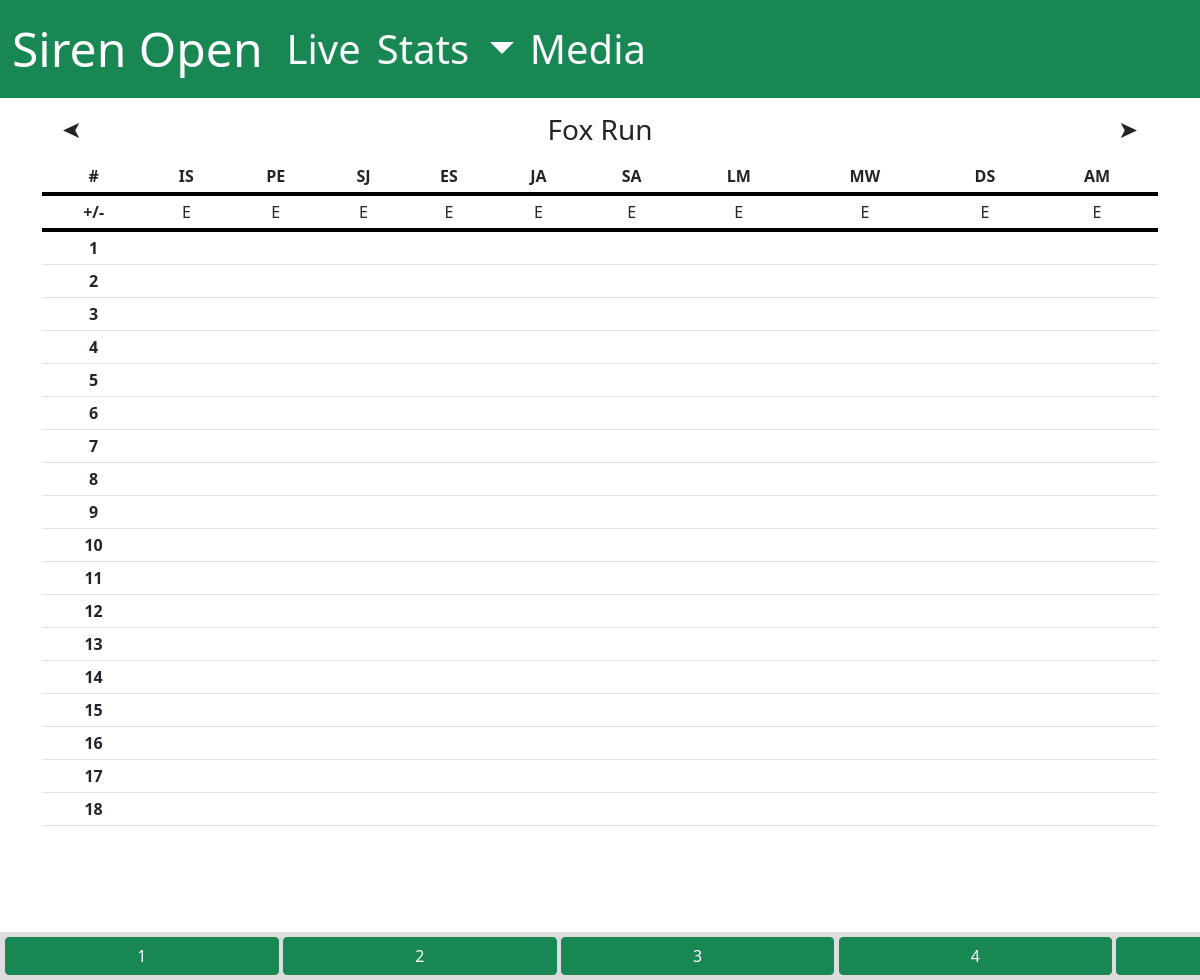
The app's page /live with its own data.
### app/models.py (models this page shows, shortened)
class Course(db.Model):
    __tablename__ = 'course'
    id = mapped_column(Integer, primary_key=True)
    name = mapped_column(String(255), nullable=False)
    layouts = relationship("Layout", backref="course")

class Golfer(db.Model):
    __tablename__ = 'golfer'  # Explicitly set the table name
    id = mapped_column(Integer, primary_key=True)
    name = mapped_column(String(255), nullable=False)
    rounds = relationship("Round", backref="golfer")  # Relationship to Round

### app/routes/live.py (the view)
@app.route('/live')
@app.route('/live/<course>')
def live_summary(course: str = 'Fox Run'):
    return render_live_summary(course=course)

### app/templates/live/live_summary.html (shortened to what this page needs)
{% extends "base.html" %}
{% block content %}
<link rel="stylesheet" href="{{ url_for('static', filename='css/live.css') }}">
<div id="live-summary-content" class="scrollable-content">
    {% include "live/live_course_selection.html" %}
    <div class="scrollable-table-container">
        <table class="table table-sm table-equal-cells scrollable-table">
            <thead>
                <tr>
                    <th>#</th>
                    {% for g in score_summary.keys() %}
                    <th>{{ g.split(' ')[0][0]+g.split(' ')[1][0] }}</th>
                    {% endfor %}
                </tr>
            </thead>
            <thead>
                <tr>
                    <th>+/-</th>
                    {% for g,x in score_summary.items() %}
                    {% if score_summary[g]['total'] - score_summary[g]['par'] < 0 %} <th style="font-weight: normal;">{{
                        score_summary[g]['total'] - score_summary[g]['par'] }}</th>
                        {% elif score_summary[g]['total'] - score_summary[g]['par'] > 0 %}
                        <th style="font-weight: normal;">+{{ score_summary[g]['total'] - score_summary[g]['par'] }}</th>
                        {% else %}
                        <th style="font-weight: normal;">E</th>
                        {% endif %}
                        {% endfor %}
                </tr>
            </thead>
            <tbody>
                {% for hole_number,scores_by_golfer in scores.items() %}
                <tr>
                    <td style="font-weight: bold;">{{ hole_number }}</td>
                    {% for g in score_summary.keys() %}
                    {% if scores_by_golfer[g]['score'] %}
                    <td>{{ scores_by_golfer[g]['score'] }}</td>
                    {% else %}
                    <td></td>
                    {% endif %}
                    {% endfor %}
                </tr>
                {% endfor %}
            </tbody>
        </table>
    </div>
</div>
{% include "live/live_hole_selection.html" %}
{% endblock %}

### app/templates/base.html (shortened to what this page needs)
<!DOCTYPE html>
<html lang="en">
<head>
    <link href="https://cdn.jsdelivr.net/npm/bootstrap@5.1.3/dist/css/bootstrap.min.css" rel="stylesheet"
>
    <link href="{{ url_for('static', filename='css/style.css') }}" rel="stylesheet">
</head>
<body>
    <nav id="base-navbar" class="navbar navbar-expand-lg navbar-dark bg-success">
        <div class="container-fluid">
            <a class="navbar-brand" href="/home" style="font-size: 3rem;">Siren Open</a>
            <div class="collapse navbar-collapse" id="navbarSupportedContent">
                <ul class="navbar-nav me-auto mb-2 mb-lg-0">
                    <li class="nav-item">
                        <a class="nav-link fs-1 text-light" href="/live">Live</a>
                    </li>
                    <li class="nav-item dropdown">
                        <a class="nav-link dropdown-toggle fs-1 text-light" href="#" id="navbarDropdown" role="button"
                            data-bs-toggle="dropdown" aria-expanded="false">
                            Stats
                        </a>
                    </li>
                    <li class="nav-item">
                        <a class="nav-link fs-1 text-light" href="/media">Media</a>
                    </li>
                </ul>
            </div>
        </div>
    </nav>
    <div class="container">
        {% block content %}{% endblock %}
    </div>
</body>
</html>

### app/templates/live/live_course_selection.html
<div class="navigation-container" style="border: none;">
    {% if hole %}
    <a class="arrow-button text-dark" style="transform: scaleX(-1);"
        href="{{ url_for('live_detail', course=all_courses[(all_courses.index(course)-1) % all_courses|length], hole=1) }}">&#x27A4;</a>
    {% else %}
    <a class="arrow-button text-dark" style="transform: scaleX(-1);"
        href="{{ url_for('live_summary', course=all_courses[(all_courses.index(course)-1) % all_courses|length]) }}">&#x27A4;</a>
    {% endif %}
    <a class="text-center fs-3 course-nav-text text-dark" href="{{ url_for('live_summary', course=course) }}">{{ course }}</a>
    {% if hole %}
    <a class="arrow-button text-dark"
        href="{{ url_for('live_detail', course=all_courses[(all_courses.index(course)+1) % all_courses|length], hole=1) }}">&#x27A4;</a>
    {% else %}
    <a class="arrow-button text-dark"
        href="{{ url_for('live_summary', course=all_courses[(all_courses.index(course)+1) % all_courses|length]) }}">&#x27A4;</a>
    {% endif %}
</div>

### app/templates/live/live_hole_selection.html
<div id="live-hole-selection" class="fixed-bottom-div">
    {% for i in range(num_holes) %}
    <a type="button" class="btn btn-success mx-0" style="width: 23%"
        href="{{ url_for('live_detail', course=course, hole=i+1) }}">{{ i+1 }}</a>
    {% endfor %}
</div>

### app/static/css/style.css (style rules this page uses)
.scrollable-table-container { overflow: auto; }
.scrollable-table { text-align: center; overflow-x: auto; font-size: medium; }
.scrollable-table th { border-bottom: 4px solid #000; }

### app/static/css/live.css (style rules this page uses)
* { box-sizing: border-box; }
body { margin: 0; padding: 0; height: 100vh; }
.scrollable-content { overflow-y: auto; }
.fixed-bottom-div { overflow-x: scroll; white-space: nowrap; position: fixed; bottom: 0; left: 0; width: 100%; background-color: #dddddd; padding: 5px; text-align: center; z-index: 1000; }
.navigation-container { display: flex; align-items: center; justify-content: space-between; padding: 10px 20px; border: 1px solid #dee2e6; }
.arrow-button { font-size: 1.5em; color: #ffffff; cursor: pointer; text-decoration: none; }
.course-nav-text { color: #ffffff; cursor: pointer; text-decoration: none; }

### records on screen
Course: name "Fox Run"
Golfer: name "IS", shows "E"
Golfer: name "PE"
Golfer: name "SJ", shows "E"
Golfer: name "ES"
Golfer: name "JA", shows "E"
Golfer: name "SA", shows "E"
Golfer: name "LM", shows "E"
Golfer: name "MW", shows "E"
Golfer: name "DS", shows "E"
Golfer: name "AM", shows "E"

### other values on screen
{{ hole_number }} "1" "2" "3" "4" "5" "6" "7" "8" "9" "10" "11" "12" "13" "14" "15" "16" "17" "18"
{{ i+1 }} "1" "2" "3" "4"
